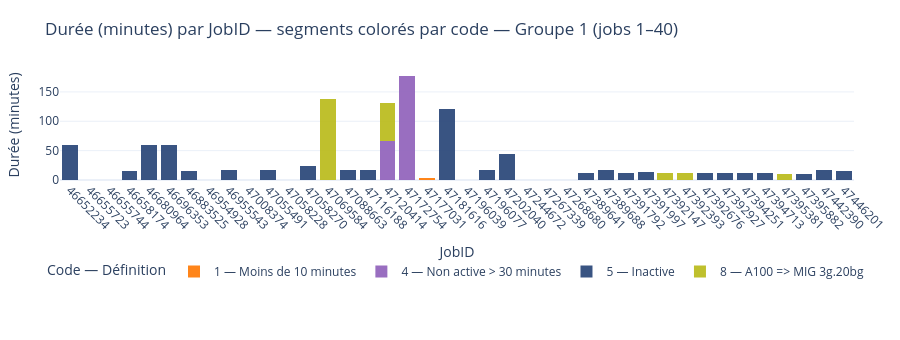
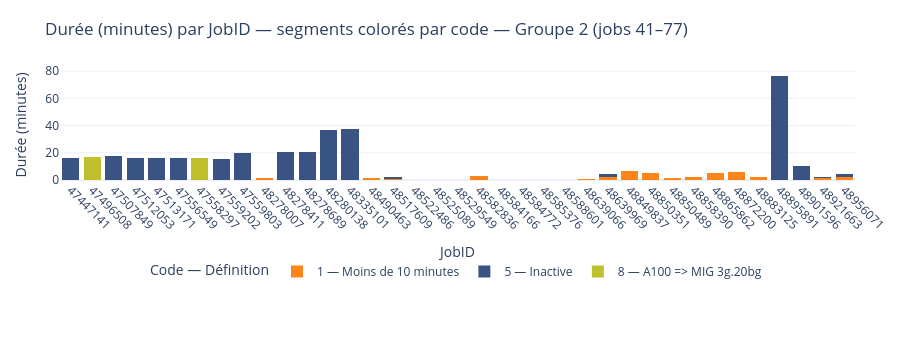

Here is the notebook cell these charts were saved with, in order:
### Markdown cell above
Graphique qui représente les tâches soumises avec les codes d'erreur correspondant. La durée de la tâche est représentée dans l'axe y.

### Code cell
figs = plot_job_duration_by_codes_pages(
    jobs_frame,
    page_size=40,           
    legend_orientation="h",
    legend_y=-0.70,      # ↓ un peu plus bas si nécessaire
    bottom_margin=160    # ↑ plus d’espace pour les labels X + légende
)
for f in figs:
    f.show()

### Figure 1 — Plotly figure (JSON) as saved in the notebook; plotly's stock layout.template omitted (floating-point values rounded to 4 significant figures)
{"data": [{"customdata": [[0, 1, "1 — Moins de 10 minutes"], [0, 1, "1 — Moins de 10 minutes"], [0, 1, "1 — Moins de 10 minutes"], [0, 1, "1 — Moins de 10 minutes"], [0, 1, "1 — Moins de 10 minutes"], [4.25, 1, "1 — Moins de 10 minutes"], [0, 1, "1 — Moins de 10 minutes"], [0, 1, "1 — Moins de 10 minutes"], [0, 1, "1 — Moins de 10 minutes"], [0.06667, 1, "1 — Moins de 10 minutes"]], "hovertemplate": "<b>JobID</b>: %{x}<br><b>Durée totale</b>: %{customdata[0]:.1f} min<br><b>Part (segment)</b>: %{y:.1f} min<br><b>Code</b>: %{customdata[1]}<br><b>Définition</b>: %{customdata[2]}<extra></extra>", "legendgroup": "1 — Moins de 10 minutes", "marker": {"color": "#ff7f0e", "line": {"width": 0}, "pattern": {"shape": ""}}, "name": "1 — Moins de 10 minutes", "opacity": 0.95, "orientation": "v", "showlegend": true, "textposition": "auto", "type": "bar", "x": ["46655723", "46655744", "46954928", "47008374", "47058228", "47177031", "47196039", "47244672", "47267339", "47268680"], "xaxis": "x", "y": [0.0, 0.0, 0.0, 0.0, 0.0, 4.25, 0.0, 0.0, 0.0, 0.06667], "yaxis": "y"}, {"customdata": [[131.8, 4, "4 — Non active > 30 minutes"], [177.9, 4, "4 — Non active > 30 minutes"]], "hovertemplate": "<b>JobID</b>: %{x}<br><b>Durée totale</b>: %{customdata[0]:.1f} min<br><b>Part (segment)</b>: %{y:.1f} min<br><b>Code</b>: %{customdata[1]}<br><b>Définition</b>: %{customdata[2]}<extra></extra>", "legendgroup": "4 — Non active > 30 minutes", "marker": {"color": "#9467bd", "line": {"width": 0}, "pattern": {"shape": ""}}, "name": "4 — Non active > 30 minutes", "opacity": 0.95, "orientation": "v", "showlegend": true, "textposition": "auto", "type": "bar", "x": ["47120414", "47172754"], "xaxis": "x", "y": [65.88, 177.9], "yaxis": "y"}, {"customdata": [[60.07, 5, "5 — Inactive"], [16.07, 5, "5 — Inactive"], [60.17, 5, "5 — Inactive"], [60.27, 5, "5 — Inactive"], [14.88, 5, "5 — Inactive"], [16.82, 5, "5 — Inactive"], [16.87, 5, "5 — Inactive"], [23.57, 5, "5 — Inactive"], [17.22, 5, "5 — Inactive"], [16.8, 5, "5 — Inactive"], [120.3, 5, "5 — Inactive"], [16.92, 5, "5 — Inactive"], [44.15, 5, "5 — Inactive"], [11.9, 5, "5 — Inactive"], [16.83, 5, "5 — Inactive"], [12.32, 5, "5 — Inactive"], [12.92, 5, "5 — Inactive"], [11.33, 5, "5 — Inactive"], [11.33, 5, "5 — Inactive"], [11.35, 5, "5 — Inactive"], [11.87, 5, "5 — Inactive"], [10.87, 5, "5 — Inactive"], [16.77, 5, "5 — Inactive"], [16.05, 5, "5 — Inactive"]], "hovertemplate": "<b>JobID</b>: %{x}<br><b>Durée totale</b>: %{customdata[0]:.1f} min<br><b>Part (segment)</b>: %{y:.1f} min<br><b>Code</b>: %{customdata[1]}<br><b>Définition</b>: %{customdata[2]}<extra></extra>", "legendgroup": "5 — Inactive", "marker": {"color": "#2F4B7C", "line": {"width": 0}, "pattern": {"shape": ""}}, "name": "5 — Inactive", "opacity": 0.95, "orientation": "v", "showlegend": true, "textposition": "auto", "type": "bar", "x": ["46652234", "46658174", "46680964", "46696353", "46883525", "46955543", "47055491", "47058270", "47088663", "47116188", "47181616", "47196077", "47202040", "47389641", "47389688", "47391792", "47391997", "47392676", "47392927", "47394251", "47394713", "47395882", "47442390", "47446201"], "xaxis": "x", "y": [60.07, 16.07, 60.17, 60.27, 14.88, 16.82, 16.87, 23.57, 17.22, 16.8, 120.3, 16.92, 44.15, 11.9, 16.83, 12.32, 12.92, 11.33, 11.33, 11.35, 11.87, 10.87, 16.77, 16.05], "yaxis": "y"}, {"customdata": [[138.5, 8, "8 — A100 => MIG 3g.20bg"], [131.8, 8, "8 — A100 => MIG 3g.20bg"], [11.85, 8, "8 — A100 => MIG 3g.20bg"], [12.57, 8, "8 — A100 => MIG 3g.20bg"], [10.73, 8, "8 — A100 => MIG 3g.20bg"]], "hovertemplate": "<b>JobID</b>: %{x}<br><b>Durée totale</b>: %{customdata[0]:.1f} min<br><b>Part (segment)</b>: %{y:.1f} min<br><b>Code</b>: %{customdata[1]}<br><b>Définition</b>: %{customdata[2]}<extra></extra>", "legendgroup": "8 — A100 => MIG 3g.20bg", "marker": {"color": "#bcbd22", "line": {"width": 0}, "pattern": {"shape": ""}}, "name": "8 — A100 => MIG 3g.20bg", "opacity": 0.95, "orientation": "v", "showlegend": true, "textposition": "auto", "type": "bar", "x": ["47069584", "47120414", "47392147", "47392393", "47395381"], "xaxis": "x", "y": [138.5, 65.88, 11.85, 12.57, 10.73], "yaxis": "y"}], "layout": {"barmode": "stack", "height": 340, "legend": {"orientation": "h", "title": {"text": "Code — Définition"}, "tracegroupgap": 0, "traceorder": "normal", "x": 0.5, "xanchor": "center", "y": -0.7, "yanchor": "top"}, "margin": {"b": 160, "l": 60, "r": 20, "t": 70}, "title": {"text": "Durée (minutes) par JobID — segments colorés par code — Groupe 1 (jobs 1–40)"}, "xaxis": {"anchor": "y", "automargin": true, "categoryarray": ["46652234", "46655723", "46655744", "46658174", "46680964", "46696353", "46883525", "46954928", "46955543", "47008374", "47055491", "47058228", "47058270", "47069584", "47088663", "47116188", "47120414", "47172754", "47177031", "47181616", "47196039", "47196077", "47202040", "47244672", "47267339", "47268680", "47389641", "47389688", "47391792", "47391997", "47392147", "47392393", "47392676", "47392927", "47394251", "47394713", "47395381", "47395882", "47442390", "47446201"], "categoryorder": "array", "domain": [0, 1], "tickangle": 45, "title": {"text": "JobID"}}, "yaxis": {"anchor": "x", "domain": [0, 1], "title": {"text": "Durée (minutes)"}}}}

### Figure 2 — Plotly figure (JSON) as saved in the notebook; plotly's stock layout.template omitted (floating-point values rounded to 4 significant figures)
{"data": [{"customdata": [[1.617, 1, "1 — Moins de 10 minutes"], [1.3, 1, "1 — Moins de 10 minutes"], [1.983, 1, "1 — Moins de 10 minutes"], [0.3, 1, "1 — Moins de 10 minutes"], [0.3667, 1, "1 — Moins de 10 minutes"], [0.3667, 1, "1 — Moins de 10 minutes"], [2.583, 1, "1 — Moins de 10 minutes"], [0.03333, 1, "1 — Moins de 10 minutes"], [0.2333, 1, "1 — Moins de 10 minutes"], [0.25, 1, "1 — Moins de 10 minutes"], [0.2667, 1, "1 — Moins de 10 minutes"], [0.9833, 1, "1 — Moins de 10 minutes"], [4.583, 1, "1 — Moins de 10 minutes"], [6.95, 1, "1 — Moins de 10 minutes"], [4.917, 1, "1 — Moins de 10 minutes"], [1.583, 1, "1 — Moins de 10 minutes"], [2.367, 1, "1 — Moins de 10 minutes"], [4.8, 1, "1 — Moins de 10 minutes"], [6.1, 1, "1 — Moins de 10 minutes"], [2.167, 1, "1 — Moins de 10 minutes"], [2.283, 1, "1 — Moins de 10 minutes"], [4.483, 1, "1 — Moins de 10 minutes"]], "hovertemplate": "<b>JobID</b>: %{x}<br><b>Durée totale</b>: %{customdata[0]:.1f} min<br><b>Part (segment)</b>: %{y:.1f} min<br><b>Code</b>: %{customdata[1]}<br><b>Définition</b>: %{customdata[2]}<extra></extra>", "legendgroup": "1 — Moins de 10 minutes", "marker": {"color": "#ff7f0e", "line": {"width": 0}, "pattern": {"shape": ""}}, "name": "1 — Moins de 10 minutes", "opacity": 0.95, "orientation": "v", "showlegend": true, "textposition": "auto", "type": "bar", "x": ["48278007", "48490463", "48517609", "48522486", "48525089", "48529549", "48582836", "48584166", "48584772", "48585376", "48588601", "48639066", "48639969", "48849837", "48850351", "48850489", "48858390", "48865862", "48872200", "48883125", "48921663", "48956071"], "xaxis": "x", "y": [1.617, 1.3, 0.9917, 0.3, 0.3667, 0.3667, 2.583, 0.03333, 0.2333, 0.25, 0.2667, 0.9833, 2.292, 6.95, 4.917, 1.583, 2.367, 4.8, 6.1, 2.167, 1.142, 2.242], "yaxis": "y"}, {"customdata": [[16.37, 5, "5 — Inactive"], [17.75, 5, "5 — Inactive"], [16.28, 5, "5 — Inactive"], [15.85, 5, "5 — Inactive"], [16.13, 5, "5 — Inactive"], [15.78, 5, "5 — Inactive"], [20.17, 5, "5 — Inactive"], [20.48, 5, "5 — Inactive"], [20.43, 5, "5 — Inactive"], [37.03, 5, "5 — Inactive"], [37.22, 5, "5 — Inactive"], [1.983, 5, "5 — Inactive"], [4.583, 5, "5 — Inactive"], [76.75, 5, "5 — Inactive"], [10.18, 5, "5 — Inactive"], [2.283, 5, "5 — Inactive"], [4.483, 5, "5 — Inactive"]], "hovertemplate": "<b>JobID</b>: %{x}<br><b>Durée totale</b>: %{customdata[0]:.1f} min<br><b>Part (segment)</b>: %{y:.1f} min<br><b>Code</b>: %{customdata[1]}<br><b>Définition</b>: %{customdata[2]}<extra></extra>", "legendgroup": "5 — Inactive", "marker": {"color": "#2F4B7C", "line": {"width": 0}, "pattern": {"shape": ""}}, "name": "5 — Inactive", "opacity": 0.95, "orientation": "v", "showlegend": true, "textposition": "auto", "type": "bar", "x": ["47447141", "47507849", "47512053", "47513171", "47556549", "47559202", "47559803", "48278411", "48278689", "48280138", "48335101", "48517609", "48639969", "48895891", "48901596", "48921663", "48956071"], "xaxis": "x", "y": [16.37, 17.75, 16.28, 15.85, 16.13, 15.78, 20.17, 20.48, 20.43, 37.03, 37.22, 0.9917, 2.292, 76.75, 10.18, 1.142, 2.242], "yaxis": "y"}, {"customdata": [[17.15, 8, "8 — A100 => MIG 3g.20bg"], [16.47, 8, "8 — A100 => MIG 3g.20bg"]], "hovertemplate": "<b>JobID</b>: %{x}<br><b>Durée totale</b>: %{customdata[0]:.1f} min<br><b>Part (segment)</b>: %{y:.1f} min<br><b>Code</b>: %{customdata[1]}<br><b>Définition</b>: %{customdata[2]}<extra></extra>", "legendgroup": "8 — A100 => MIG 3g.20bg", "marker": {"color": "#bcbd22", "line": {"width": 0}, "pattern": {"shape": ""}}, "name": "8 — A100 => MIG 3g.20bg", "opacity": 0.95, "orientation": "v", "showlegend": true, "textposition": "auto", "type": "bar", "x": ["47496508", "47558297"], "xaxis": "x", "y": [17.15, 16.47], "yaxis": "y"}], "layout": {"barmode": "stack", "height": 340, "legend": {"orientation": "h", "title": {"text": "Code — Définition"}, "tracegroupgap": 0, "traceorder": "normal", "x": 0.5, "xanchor": "center", "y": -0.7, "yanchor": "top"}, "margin": {"b": 160, "l": 60, "r": 20, "t": 70}, "title": {"text": "Durée (minutes) par JobID — segments colorés par code — Groupe 2 (jobs 41–77)"}, "xaxis": {"anchor": "y", "automargin": true, "categoryarray": ["47447141", "47496508", "47507849", "47512053", "47513171", "47556549", "47558297", "47559202", "47559803", "48278007", "48278411", "48278689", "48280138", "48335101", "48490463", "48517609", "48522486", "48525089", "48529549", "48582836", "48584166", "48584772", "48585376", "48588601", "48639066", "48639969", "48849837", "48850351", "48850489", "48858390", "48865862", "48872200", "48883125", "48895891", "48901596", "48921663", "48956071"], "categoryorder": "array", "domain": [0, 1], "tickangle": 45, "title": {"text": "JobID"}}, "yaxis": {"anchor": "x", "domain": [0, 1], "title": {"text": "Durée (minutes)"}}}}
